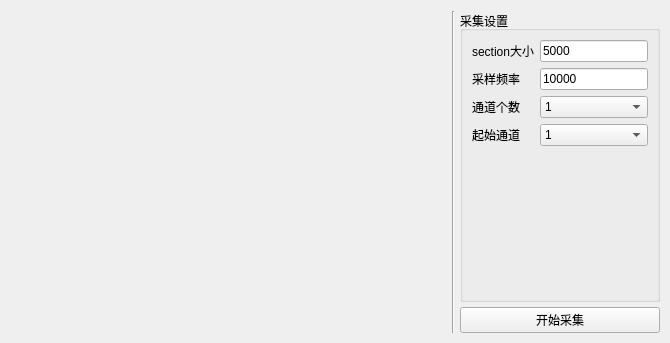
<?xml version="1.0" encoding="UTF-8"?>
<ui version="4.0">
 <class>bufferAI</class>
 <widget class="QWidget" name="bufferAI">
  <property name="geometry">
   <rect>
    <x>0</x>
    <y>0</y>
    <width>670</width>
    <height>343</height>
   </rect>
  </property>
  <property name="windowTitle">
   <string>bufferAI操作演示</string>
  </property>
  <layout class="QHBoxLayout" name="layout" stretch="1,0,0">
   <property name="spacing">
    <number>5</number>
   </property>
   <property name="leftMargin">
    <number>10</number>
   </property>
   <property name="rightMargin">
    <number>10</number>
   </property>
   <property name="bottomMargin">
    <number>10</number>
   </property>
   <item>
    <widget class="QmyMatplot" name="widgetMatplot" native="true">
     <property name="sizePolicy">
      <sizepolicy hsizetype="Minimum" vsizetype="Minimum">
       <horstretch>0</horstretch>
       <verstretch>0</verstretch>
      </sizepolicy>
     </property>
     <property name="minimumSize">
      <size>
       <width>400</width>
       <height>300</height>
      </size>
     </property>
    </widget>
   </item>
   <item>
    <widget class="Line" name="line">
     <property name="orientation">
      <enum>Qt::Vertical</enum>
     </property>
    </widget>
   </item>
   <item>
    <layout class="QVBoxLayout" name="verticalLayout">
     <item>
      <widget class="QGroupBox" name="groupBox">
       <property name="sizePolicy">
        <sizepolicy hsizetype="Preferred" vsizetype="Minimum">
         <horstretch>0</horstretch>
         <verstretch>0</verstretch>
        </sizepolicy>
       </property>
       <property name="minimumSize">
        <size>
         <width>0</width>
         <height>0</height>
        </size>
       </property>
       <property name="title">
        <string>采集设置</string>
       </property>
       <layout class="QFormLayout" name="formLayout">
        <item row="0" column="0">
         <widget class="QLabel" name="label">
          <property name="text">
           <string>section大小</string>
          </property>
         </widget>
        </item>
        <item row="0" column="1">
         <widget class="QLineEdit" name="textSection">
          <property name="text">
           <string>5000</string>
          </property>
         </widget>
        </item>
        <item row="1" column="0">
         <widget class="QLabel" name="label_2">
          <property name="text">
           <string>采样频率</string>
          </property>
         </widget>
        </item>
        <item row="1" column="1">
         <widget class="QLineEdit" name="textFrequency">
          <property name="text">
           <string>10000</string>
          </property>
         </widget>
        </item>
        <item row="2" column="0">
         <widget class="QLabel" name="label_4">
          <property name="text">
           <string>通道个数</string>
          </property>
         </widget>
        </item>
        <item row="2" column="1">
         <widget class="QComboBox" name="cboxChannelCounts">
          <item>
           <property name="text">
            <string>1</string>
           </property>
          </item>
          <item>
           <property name="text">
            <string>2</string>
           </property>
          </item>
          <item>
           <property name="text">
            <string>3</string>
           </property>
          </item>
          <item>
           <property name="text">
            <string>4</string>
           </property>
          </item>
          <item>
           <property name="text">
            <string>5</string>
           </property>
          </item>
          <item>
           <property name="text">
            <string>6</string>
           </property>
          </item>
          <item>
           <property name="text">
            <string>7</string>
           </property>
          </item>
          <item>
           <property name="text">
            <string>8</string>
           </property>
          </item>
         </widget>
        </item>
        <item row="3" column="0">
         <widget class="QLabel" name="label_3">
          <property name="text">
           <string>起始通道</string>
          </property>
         </widget>
        </item>
        <item row="3" column="1">
         <widget class="QComboBox" name="cboxChannelStart">
          <item>
           <property name="text">
            <string>1</string>
           </property>
          </item>
          <item>
           <property name="text">
            <string>2</string>
           </property>
          </item>
          <item>
           <property name="text">
            <string>3</string>
           </property>
          </item>
          <item>
           <property name="text">
            <string>4</string>
           </property>
          </item>
         </widget>
        </item>
       </layout>
      </widget>
     </item>
     <item>
      <widget class="QPushButton" name="btnStart">
       <property name="text">
        <string>开始采集</string>
       </property>
      </widget>
     </item>
    </layout>
   </item>
  </layout>
 </widget>
 <customwidgets>
  <customwidget>
   <class>QmyMatplot</class>
   <extends>QWidget</extends>
   <header location="global">myMatplot</header>
   <container>1</container>
  </customwidget>
 </customwidgets>
 <resources/>
 <connections/>
</ui>
